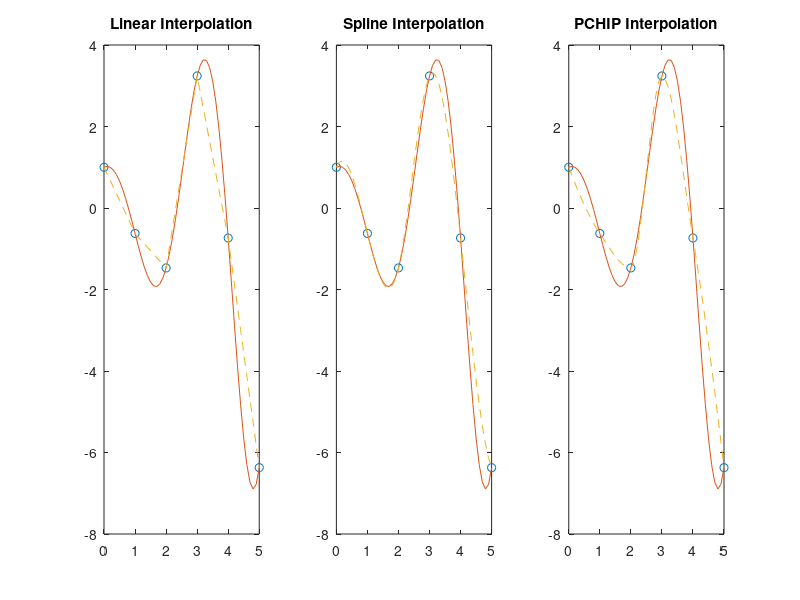

This chart was generated by the following MATLAB code:
% INTERPOLATION : 

% f(x) = 1.5xcos (2x)

%{
x 0 1 2 3 4 5
y 1.0 -0.6242 -1.4707 3.2406 -0.7366 -6.3717
%}

% Create vectors x and y with coordinates of the data points
x = 0:1:5;
y = [1.0 -0.6242 -1.4707 3.2406 -0.7366 -6.3717];

% Create vector xi with points for interpolation
xi = 0:0.1:5;

% Calculate y points from linear interpolation
yilin = interp1(x, y, xi, 'linear');

% Calculate y points from spline interpolation
yispl = interp1(x, y, xi, 'spline');

% Calculate y points from pchip interpolation
yipch = interp1(x, y, xi, 'pchip');

% Calculate y points from the function
yfun = 1.5.^xi .* cos(2*xi);

% Plotting
subplot(1,3,1)
plot(x, y, 'o', xi, yfun, xi, yilin, '--');
title('Linear Interpolation');

subplot(1,3,2)
plot(x, y, 'o', xi, yfun, xi, yispl, '--');
title('Spline Interpolation');

subplot(1,3,3)
plot(x, y, 'o', xi, yfun, xi, yipch, '--');
title('PCHIP Interpolation');